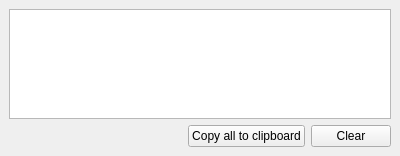
<?xml version="1.0" encoding="UTF-8"?>
<ui version="4.0">
 <class>LogDock</class>
 <widget class="QDockWidget" name="LogDock">
  <property name="geometry">
   <rect>
    <x>0</x>
    <y>0</y>
    <width>400</width>
    <height>156</height>
   </rect>
  </property>
  <property name="windowTitle">
   <string>Log</string>
  </property>
  <widget class="DockWidgetChild" name="dockWidgetContents">
   <layout class="QVBoxLayout" name="verticalLayout">
    <item>
     <widget class="QTextEdit" name="teLogContent"/>
    </item>
    <item>
     <layout class="QHBoxLayout" name="horizontalLayout">
      <item>
       <spacer name="horizontalSpacer">
        <property name="orientation">
         <enum>Qt::Horizontal</enum>
        </property>
        <property name="sizeHint" stdset="0">
         <size>
          <width>40</width>
          <height>20</height>
         </size>
        </property>
       </spacer>
      </item>
      <item>
       <widget class="QPushButton" name="btnCopy">
        <property name="text">
         <string>Copy all to clipboard</string>
        </property>
       </widget>
      </item>
      <item>
       <widget class="QPushButton" name="btnClear">
        <property name="text">
         <string>Clear</string>
        </property>
       </widget>
      </item>
     </layout>
    </item>
   </layout>
  </widget>
 </widget>
 <customwidgets>
  <customwidget>
   <class>DockWidgetChild</class>
   <extends>QWidget</extends>
   <header>gui/widgets/dockedwidgets.h</header>
   <container>1</container>
  </customwidget>
 </customwidgets>
 <resources/>
 <connections/>
</ui>
